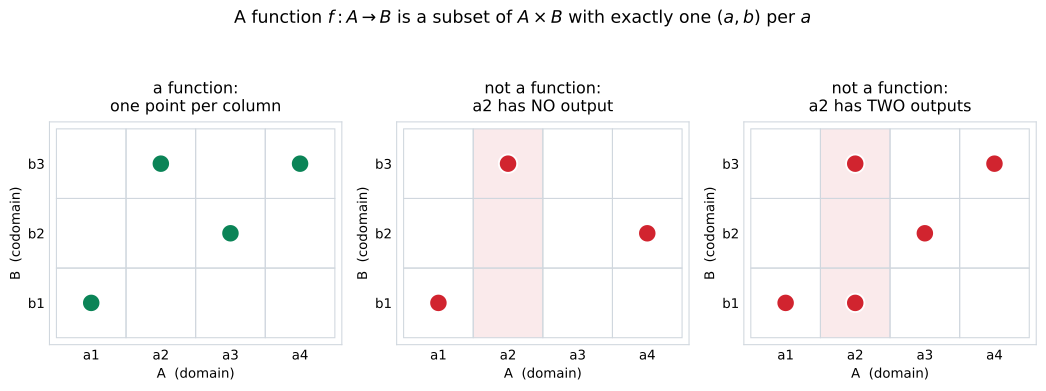

Recreate this plot in Python.
#!/usr/bin/env python3
"""Static figure for 03강 3기 04강 — a function as a subset of A x B (lecture §8).

A function f: A -> B is a subset of the product set A x B in which, for every
a in A, the pair (a, b) exists for exactly one b (existence + uniqueness). The
figure contrasts a valid function with two failing relations: one input with no
output (existence fails) and one input with two outputs (uniqueness fails).

Renders next to itself as an SVG embedded by the note.

Reproduce:
    uv run --with matplotlib --with numpy python function-as-subset-03-season-04-08.py
"""
from pathlib import Path
import matplotlib.pyplot as plt
from matplotlib.patches import Rectangle

OUT = Path(__file__).with_suffix(".svg")

A = ["a1", "a2", "a3", "a4"]   # domain elements -> x axis
B = ["b1", "b2", "b3"]         # codomain elements -> y axis

# (a_index, b_index) chosen points for each panel
GOOD = [(0, 0), (1, 2), (2, 1), (3, 2)]            # one output per input: a function
NO_OUTPUT = [(0, 0), (1, 2), (3, 1)]               # a2 has no output -> not a function
TWO_OUTPUT = [(0, 0), (1, 2), (1, 0), (2, 1), (3, 2)]  # a2 -> two outputs -> not

BLUE, RED, GREEN, GRID = "#1f6feb", "#d1242f", "#0b8457", "#d0d7de"

fig, axes = plt.subplots(1, 3, figsize=(11.0, 4.0))


def draw_grid(ax, title, color, points, bad_col=None):
    nx, ny = len(A), len(B)
    # cell grid for the product set A x B
    for i in range(nx):
        for j in range(ny):
            ax.add_patch(Rectangle((i - 0.5, j - 0.5), 1, 1, fill=False,
                                   edgecolor=GRID, lw=0.8, zorder=1))
    # plot the chosen pairs (the relation as a subset of A x B)
    xs = [p[0] for p in points]
    ys = [p[1] for p in points]
    ax.scatter(xs, ys, s=190, color=color, zorder=4, edgecolors="white", linewidths=1.4)
    # highlight the offending column for the failing panels
    if bad_col is not None:
        ax.add_patch(Rectangle((bad_col - 0.5, -0.5), 1, ny, fill=True,
                               facecolor=RED, alpha=0.10, edgecolor="none", zorder=0))
    ax.set_xticks(range(nx)); ax.set_xticklabels(A)
    ax.set_yticks(range(ny)); ax.set_yticklabels(B)
    ax.set_xlim(-0.6, nx - 0.4); ax.set_ylim(-0.6, ny - 0.4)
    ax.set_xlabel("A  (domain)"); ax.set_ylabel("B  (codomain)")
    ax.set_aspect("equal")
    ax.set_title(title, fontsize=12, pad=8)
    for s in ax.spines.values():
        s.set_edgecolor(GRID)
    ax.tick_params(length=0)


draw_grid(axes[0], "a function:\none point per column", GREEN, GOOD)
draw_grid(axes[1], "not a function:\na2 has NO output", RED, NO_OUTPUT, bad_col=1)
draw_grid(axes[2], "not a function:\na2 has TWO outputs", RED, TWO_OUTPUT, bad_col=1)

fig.suptitle(r"A function $f:A\to B$ is a subset of $A\times B$ "
             r"with exactly one $(a,b)$ per $a$", fontsize=13, y=1.04)
fig.tight_layout()
fig.savefig(OUT, format="svg", bbox_inches="tight")
print(f"wrote {OUT}")
print(f"  panel 1 (function):      {len(GOOD)} points, one per column of {len(A)} -> valid")
print(f"  panel 2 (no output):     a2 column empty -> existence fails")
print(f"  panel 3 (two outputs):   a2 column has 2 points -> uniqueness fails")
